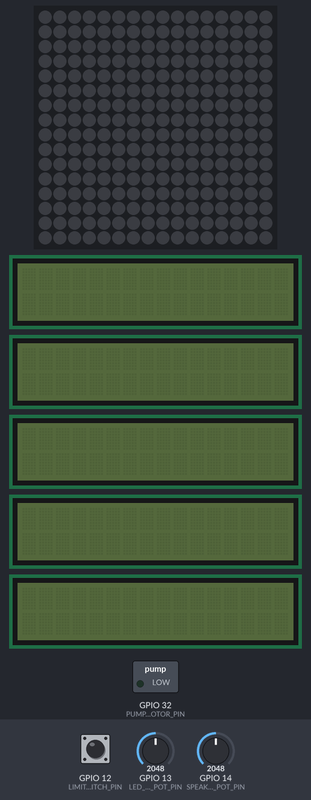
The sketch below on a simulated ESP32. Parts: 16×16 RGB LED matrix (first LED top left, wired row by row), 5 × 16×2 character LCD, switched loads named in the sketch (green lamp = pin HIGH). The test bench sets the inputs (shaded band); at power-on: GPIO 12 (LIMIT_SWITCH_PIN) HIGH, GPIO 13 (LED_MATRIX_POT_PIN) = 2048, GPIO 14 (SPEAKER_POT_PIN) = 2048. Dim RGB values are drawn brighter than linear; what the sketch prints to the serial monitor is not drawn.

Above: at 1.2 s.
1.3 s: GPIO 12 (LIMIT_SWITCH_PIN) pulled LOW for 0.15 s
At 2.1 s:
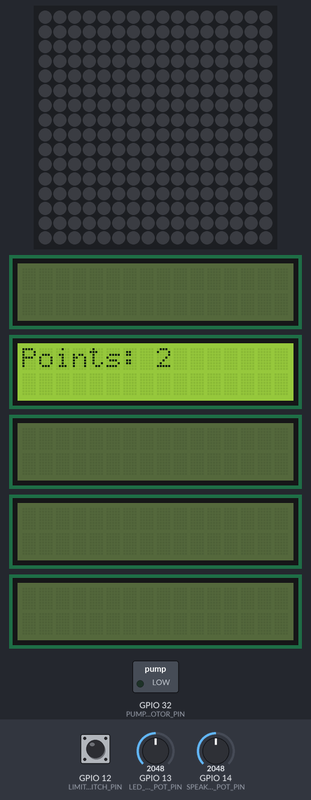
4.4 s: GPIO 12 (LIMIT_SWITCH_PIN) pulled LOW for 1 s
At 9.7 s:
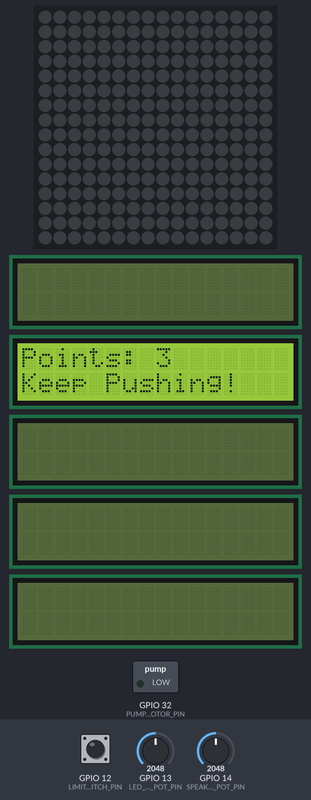
At 20.6 s:
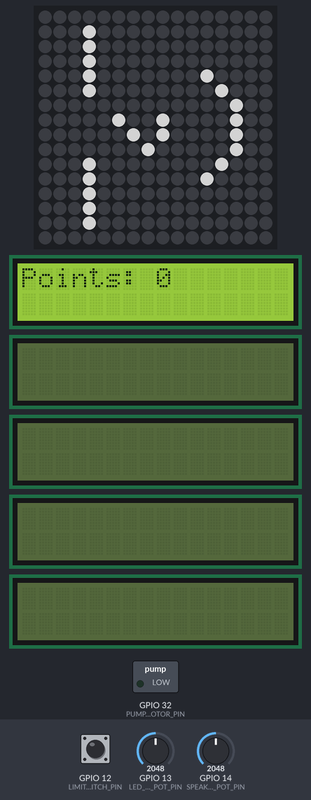
Timing chart, 0 to 21.2 s (numbered marks = the images above; inputs shaded):
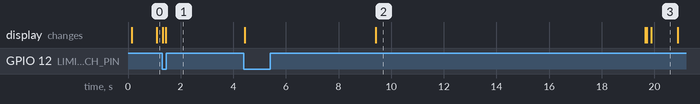

The sketch:

main.ino
```cpp
#include <Arduino.h>
#include "MainMenu.h"

void setup()
{
  // put your setup code here, to run once:
  Serial.begin(9600);
  Serial.println("Serial Monitor Started");
}

void loop()
{
  // put your main code here, to run repeatedly:
  Serial.println("Main Started");

  //Create an instance of the MainMenu class
  MainMenu menu;
  Serial.println("MainMenuCreated");

  //Start the MainMenu
  menu.Start();
}
```

DefaultStage.cpp
```cpp
#include "DefaultStage.h"

DefaultStage::DefaultStage()
:Stage("DefaultStage", 0, 1)
{
    //Everything in this constructor is carried out when an instance of the DefaultStage class is created.
}

void DefaultStage::RunOutputs()
{
    ledFace.draw();
}
```

DefaultStage.h
```cpp
#ifndef DefaultStage_h
#define DefaultStage_h

#include "Stage.h"

//DefaultStage is the type of Stage that contains the initial states of the game
class DefaultStage : public Stage
{
    NeutralLEDFace ledFace;
    public:

    DefaultStage();

    virtual void RunOutputs();
};

#endif
```

Devices.cpp
```cpp
#include "Devices.h"

//Constructor function for a Device
Device::Device(String name_val, int port_num)
:name(name_val), //Assigns the value in name_val to name (line ends with a comma) (change to 0 if RAM conservation is needed)
port(port_num) //Assigns the value in port_num to port (line does not end with a comma because it is the last assignment in the list)
{

}

//Function belonging to the Device class that returns the name of the Device.
String Device::Name()
{
    return name;
}

DigitalSensor::DigitalSensor(String name_val, int port_num)
:Device(name_val, port_num) //Assigns the values for the variables that belong to the Device class that DigitalSensor is derived from
{
    pinMode(port, INPUT_PULLUP); //Initialize the sensor as input pullup.
}

long DigitalSensor::ReadInput()
{
    long input_reading = 0;

    input_reading = digitalRead(port);

    //For debugging:
    //Prints to the Serial Monitor the value of the sensor when the sensor value changes.
    if(input_reading != previous_reading)
    {
        //Serial.print(Name());
        //Serial.print(" Port: ");
        //Serial.print(port);
        //Serial.print(F(" val: "));
        //Serial.println(input_reading);

        previous_reading = input_reading;
    }

    return input_reading;
}

Button::Button(String name_val, int port_num, long initial_state_val)
:DigitalSensor(name_val, port_num)
{
    previous_reading = initial_state_val;
}

bool Button::RequestedButtonStateIsTrue(int state)
{
    //To account for debouncing, wait until after 5 consecutive readings of the requested button state.
    for(int count = 0; count < 5; ++count)
    {
        int reading = ReadInput();

        if(reading != state)
        {
            return false;
        }

        delay(1);
    }
    return true;
}

bool Button::ButtonIsPressed()
{
    return RequestedButtonStateIsTrue(PRESSED);
}

bool Button::ButtonIsReleased()
{
    return RequestedButtonStateIsTrue(RELEASED);
}

bool Button::ButtonWasPressed()
{
    return previous_reading == PRESSED;
}

void Button::WaitForButtonState(int state)
{
    while(!RequestedButtonStateIsTrue(state));
}

void Button::WaitForButtonPressed()
{
    while(!ButtonIsPressed());
}

void Button::WaitForButtonReleased()
{
    while(!ButtonIsReleased());
}

void Button::WaitForButtonClick()
{
    WaitForButtonPressed();
    WaitForButtonReleased();
}

AnalogSensor::AnalogSensor(String name_val, int port_num)
:Device(name_val, port_num)
{
    pinMode(port, INPUT);
}

long AnalogSensor::ReadInput()
{
    long input_reading = analogRead(port);
    long reading_change = input_reading - previous_reading;

    //For debugging:
    //Prints to the Serial Monitor the value of the sensor when the sensor value changes a significant amount
    if(abs(reading_change) > 1000)
    {
        Serial.print(Name());
        Serial.print(F(" Port: "));
        Serial.print(port);
        Serial.print(F(" val: "));
        Serial.println(input_reading);

        previous_reading = input_reading;
    }

    return input_reading;
}

Potentiometer::Potentiometer(String name_val, int port_num, int output_lowest_val, int output_highest_val)
:AnalogSensor(name_val, port_num),
output_lowest_value(output_lowest_val),
output_highest_value(output_highest_val)
{

}

int Potentiometer::ReadPotentiometerAndConvertToOutputValues()
{
    long input_reading = ReadInput();

    //The potentiometer returns values between 0 and 4095 (when used with an ESP32)
    int output_value = map(input_reading, 0, 4095, output_lowest_value, output_highest_value);

    /*Serial.print("Input from ");
    Serial.print(name);
    Serial.print(": ");
    Serial.println(input_reading);

    Serial.print("Output from ");
    Serial.print(name);
    Serial.print(": ");
    Serial.println(output_value);*/

    return output_value;
}

DCMotor::DCMotor(String name_val, int port_num)
:Device(name_val, port_num),
motor_is_running(false)
{
    pinMode(port, OUTPUT);
}

void DCMotor::startMotor()
{
    digitalWrite(port, HIGH);
    timeMotorStarted = timer.getTimeSinceStartOfStageInMilliseconds();
    Serial.print(name);
    Serial.println(": MotorStartedRunning");
    motor_is_running = true;
}

void DCMotor::stopMotorIfEnoughTimeHasPassed(unsigned long millisecondsMotorShouldRun)
{
    unsigned long currentTime = timer.getTimeSinceStartOfStageInMilliseconds();
    if (currentTime - timeMotorStarted > millisecondsMotorShouldRun)
    {
        digitalWrite(port, LOW);
        Serial.print(name);
        Serial.println(": MotorStoppedRunning");
        motor_is_running = false;
    }
}

bool DCMotor::motorIsRunning()
{
    return motor_is_running;
}
```

Devices.h
```cpp
#ifndef Devices_h
#define Devices_h

#include <Arduino.h>
#include "Timer.h"

#define LIMIT_SWITCH_PIN 12
#define LED_MATRIX_INPUT_PIN 5
#define LED_MATRIX_POT_PIN 13
#define SPEAKER_POT_PIN 14
#define mp3TXPort 25
#define mp3RXPort 26
#define PUMP_MOTOR_PIN 32

const int LCDrs = 19, LCDen = 23, LCDd4 = 18, LCDd5 = 17, LCDd6 = 16, LCDd7 = 15; //LCD pins

//Class definition of a Device:
class Device
{
    //Protected means that only this class or classes derived from it can use these.
    protected:
    int port; //Address of the port in the microcontroller
    String name; //Name used for logging/debugging

    //Public means any other class can use these.
    public:
    //Creates a Device with the specified port number and the name given to it.
    //(The name is to be used when writing to the Serial Monitor for debugging.)
    //The variables here must have different names than the ones that belong to the class.
    Device(String name_val, int port_num = 0);

    String Name(); //This function returns the name of the Device for debugging purposes.
};

//A DigitalSensor is derived from the Device class.
//This means that a DigitialSensor is a type of Device.
//A DigitalSensor is a type of Device that can read digital input and can be connected to the microcontroller.
class DigitalSensor : public Device
{
    protected:
    long previous_reading = 0;

    public:
    //Creates a DigitalSensor.
    DigitalSensor(String name_val, int port_num);

    //Reads the input of the DigitalSensor
    long ReadInput();
};

//A Button is a type of DigitalSensor with PRESSED (LOW) and RELEASED (HIGH) states
//(Can be used with buttons, limit switches, etc.)
class Button : public DigitalSensor
{
    protected:
    enum ButtonStateEnum
    {
        PRESSED = 0,
        RELEASED = 1
    };

    public:
    Button(String name_val, int port_num, long initial_state_val = RELEASED);
    //initial_state_val will normally not be specified (default parameter),
    //but should fill with PRESSED if the initial state is PRESSED

    bool RequestedButtonStateIsTrue(int state); //Used to account for debouncing.
    bool ButtonIsPressed();
    bool ButtonIsReleased();

    //Use to check whether the button was previously pressed when
    //whether the button changed state from pressed to released/released to pressed must be determined.
    bool ButtonWasPressed();

    void WaitForButtonState(int state); //Used to account for debouncing.
    void WaitForButtonPressed();
    void WaitForButtonReleased();
    void WaitForButtonClick(); //A "Click" is both a press and a release.
};

class AnalogSensor : public Device
{
    protected:
    int port_location;
    long previous_reading = 0;

    public:
    AnalogSensor(String name_val, int port_num);

    long ReadInput();
};

class Potentiometer : public AnalogSensor
{
    int output_lowest_value, output_highest_value;

    public:
    Potentiometer(String name_val, int port_num, int output_lowest_val, int output_highest_val);
    int ReadPotentiometerAndConvertToOutputValues();
};

class DCMotor : public Device
{
    Timer timer;
    unsigned long timeMotorStarted;
    bool motor_is_running;

    public:

    DCMotor(String name_val, int port_num);

    void startMotor();
    void stopMotorIfEnoughTimeHasPassed(unsigned long millisecondsMotorShouldRun);
    bool motorIsRunning();
};

#endif
```

FirstStage.cpp
```cpp
#include "FirstStage.h"

FirstStage::FirstStage()
:Stage("FirstStage", 1, 10)
{
    //Everything in this constructor is carried out when an instance of the DefaultStage class is created.
}

void FirstStage::RunOutputs()
{
    //Serial.println("StageOneOutputs");
}
```

FirstStage.h
```cpp
#ifndef FirstStage_h
#define FirstStage_h

#include "Stage.h"

class FirstStage : public Stage
{
    HappyLEDFace ledFace;
    public:

    FirstStage();

    virtual void RunOutputs();
};

#endif
```

FourthStage.cpp
```cpp
#include "FourthStage.h"

FourthStage::FourthStage(bool should_start)
:Stage("FourthStage", 20, INT_MAX, should_start),
pumpMotor("PumpMotor", PUMP_MOTOR_PIN),
pointsWhenMotorLastRan(20)
{
    //Everything in this constructor is carried out when an instance of the DefaultStage class is created.
}

void FourthStage::RunOutputs()
{
    ledFace.draw();

    if ((points - pointsWhenMotorLastRan == 5) && !pumpMotor.motorIsRunning())
    {
        pumpMotor.startMotor();
        pointsWhenMotorLastRan = points;
    }

    if (pumpMotor.motorIsRunning())
    {
        pumpMotor.stopMotorIfEnoughTimeHasPassed(500);
        if (!pumpMotor.motorIsRunning())
        {
            initialize(); //resets devices as needed because of complications (probably power use) from using the motor
        }
    }
}
```

FourthStage.h
```cpp
#ifndef FourthStage_h
#define FourthStage_h

#include "Stage.h"

class FourthStage : public Stage
{
    CryingLEDFace ledFace;
    DCMotor pumpMotor;
    int pointsWhenMotorLastRan;
    public:

    FourthStage(bool should_start);

    virtual void RunOutputs();
};

#endif
```

LEDFace.h
```cpp
#ifndef LEDFace_h
#define LEDFace_h

#include <Arduino.h>
#include "LEDMatrix.h"
#include <vector>
#include "Timer.h"

class LEDFaceObject
{
    protected:
    int xCoordinate, yCoordinate; //coordinate of the bottom left corner of the object
    //a vector of vectors is used because the size of a vector can be changed (unlike an array)
    std::vector<std::vector<CRGB::HTMLColorCode>> pixels; //inner vector is x, outer vector is y

    public:

    LEDFaceObject(int x_val, int y_val);

    void draw() const;
    //const for a method tells the client that you will not change any data members of the class
};

class LEDFaceMovingObject : public LEDFaceObject
{
    int xCoordinateFinal, yCoordinateFinal, xCoordinateInitial, yCoordinateInitial;
    unsigned long millisecondsForMovement, timeSpawned;
    float pixelsPerMillisecondX, pixelsPerMillisecondY;
    Timer timer;
    public:
    LEDFaceMovingObject(int x_val, int y_val, int x_val_final, int y_val_final, unsigned long milliseconds_for_movement);
    void move();
};

class Nose : public LEDFaceObject
{
    public:
    Nose();
};

class EyesOpenWithNose : public LEDFaceObject
{
    public:
    EyesOpenWithNose();
};

class EyesClosedWithNose : public LEDFaceObject
{
    public:
    EyesClosedWithNose();
};

class NeutralMouth : public LEDFaceObject
{
    public:
    NeutralMouth();
};

class HappyMouth : public LEDFaceObject
{
    public:
    HappyMouth();
};

class SadMouth : public LEDFaceObject
{
    public:
    SadMouth();
};

class CryingMouth : public LEDFaceObject
{
    public:
    CryingMouth();
};

class Tear : public LEDFaceMovingObject
{
    public:
    Tear();
};

class TearTwo : public LEDFaceMovingObject
{
    public:
    TearTwo();
};

class LEDFace
{
    protected:
    Timer timer;

    public:

    LEDFace();
    virtual void draw() = 0;
};

class NonCryingLEDFace : public LEDFace
{
    protected:
    EyesOpenWithNose openEye;
    EyesClosedWithNose closedEye;
    unsigned long timeLastClosedEyes;
    void drawEyes();

    public:
    NonCryingLEDFace();
    virtual void draw() = 0;
};

class NeutralLEDFace : public NonCryingLEDFace
{
    NeutralMouth mouth;
    public:
    NeutralLEDFace();
    virtual void draw();
};

class HappyLEDFace : public NonCryingLEDFace
{
    HappyMouth mouth;
    public:
    HappyLEDFace();
    virtual void draw();
};

class SadLEDFace : public NonCryingLEDFace
{
    SadMouth mouth;
    public:
    SadLEDFace();
    virtual void draw();
};

class CryingLEDFace : public LEDFace
{
    protected:
    EyesClosedWithNose eyes;
    CryingMouth mouth;
    Tear tear;
    TearTwo otherTear;

    public:
    CryingLEDFace();
    virtual void draw();
};

#endif
```

LEDMatrix.cpp
```cpp
#include "LEDMatrix.h"

LEDMatrix* LEDMatrix::gInstance = nullptr;

LEDMatrix::LEDMatrix()
:Device("LEDMatrix", LED_MATRIX_INPUT_PIN),
potentiometer("LEDMatrixPotentiometer", LED_MATRIX_POT_PIN, 0, 255)
{
    for (int i = 0; i < NUM_LEDS; ++i)
    {
        leds[i] = CRGB::Black;
    }
    FastLED.addLeds<WS2811, LED_MATRIX_INPUT_PIN, GRB>(leds, NUM_LEDS).setCorrection(TypicalLEDStrip);
    setBrightnessBasedOnPotVal();
}

LEDMatrix& LEDMatrix::instance()
{
    if (gInstance == nullptr)
    {
        gInstance = new LEDMatrix();
    }

    return *gInstance;
}

int LEDMatrix::convertToLEDIndex(int x, int y)
{
    int index;
    if (x % 2 == 0) //checks if x is even
    {
        index = NUM_LEDS_HEIGHT * (x + 1) - y - 1;
    }
    else
    {
        index = NUM_LEDS_HEIGHT * x + y;
    }
    return index;
}

void LEDMatrix::setPixelColor(int x, int y, CRGB::HTMLColorCode color)
{
    if ((x >= 0 && x < NUM_LEDS_WIDTH) && (y >= 0 && y < NUM_LEDS_HEIGHT))
    {
        leds[convertToLEDIndex(x, y)] = color;
    }
    /*Serial.print("x: ");
    Serial.print(x);
    Serial.print(", y: ");
    Serial.print(y);
    Serial.print(", color: ");
    Serial.println(color);
    Serial.print("LEDIndex: ");
    Serial.println(convertToLEDIndex(x, y));*/
}

void LEDMatrix::setBrightnessBasedOnPotVal()
{
    FastLED.setBrightness(potentiometer.ReadPotentiometerAndConvertToOutputValues());
}

void LEDMatrix::show()
{
    //Serial.println("LEDMatrix show() called");
    setBrightnessBasedOnPotVal();
    FastLED.show();
    //Serial.println("LEDMatrix show() finished");
}
```

LEDMatrix.h
```cpp
#ifndef LEDMatrix_h
#define LEDMatrix_h

#include <Arduino.h>
#include "Devices.h"
#include <FastLED.h>

#define NUM_LEDS_WIDTH 16
#define NUM_LEDS_HEIGHT 16
#define NUM_LEDS NUM_LEDS_WIDTH * NUM_LEDS_HEIGHT

//LEDMatrix fills the FastLED CRBG led array based on given 2D coordinate information
//The LEDMatrix is a Singleton class, which ensures there is only one object of this class
class LEDMatrix : public Device
{
    private:
    int inputPort;
    CRGB leds[NUM_LEDS];
    Potentiometer potentiometer;

    static LEDMatrix* gInstance;

    int convertToLEDIndex(int x, int y);

    LEDMatrix();

    public:

    static LEDMatrix& instance();

    void setBrightnessBasedOnPotVal();
    void setPixelColor(int x, int y, CRGB::HTMLColorCode color); //(0, 0) is in the bottom left corner
    void show();
};


#endif
```

MP3.cpp
```cpp
#include "mp3.h"

MP3* MP3::gInstance = nullptr;

MP3::MP3()
:Device("MP3"),
mySerial(1),
potentiometer("MP3Potentiometer", SPEAKER_POT_PIN, 0, 30),
currentTrackPlaying(NO_TRACK)
{
    mySerial.begin(9600, SERIAL_8N1, mp3RXPort, mp3TXPort); //BaudRate, SerialMode, RX_pin, TX_pin
}

MP3& MP3::instance()
{
    if (gInstance == nullptr)
    {
        gInstance = new MP3();
    }

    return *gInstance;
}

void MP3::Play(int audio_file_number)
{
    ExecuteCMD(0x03, highByte(audio_file_number), lowByte(audio_file_number));
    //Specifies the track number
    //highByte grabs the top 8 bits and lowByte grabs the bottom 8 bits

    ExecuteCMD(0x0D,0,1); //Plays the currently selected track

    currentTrackPlaying = audio_file_number;
    timeCurrentTrackStartedPlaying = timer.getTimeSinceStartOfStageInMilliseconds();
}

void MP3::PlayBackgroundMusicIfIdle()
{
    unsigned long timeTrackHasBeenPlaying = timer.getTimeSinceStartOfStageInMilliseconds() - timeCurrentTrackStartedPlaying;
    if (currentTrackPlaying == SPOKEN_TRACK_NUM)
    {
        if (timeTrackHasBeenPlaying >= MILLISECONDS_IN_SPOKEN_TRACK)
        {
            Play(BACKGROUND_TRACK_NUM);
        }
    }
    else if (currentTrackPlaying == BACKGROUND_TRACK_NUM)
    {
        if (timeTrackHasBeenPlaying >= MILLISECONDS_IN_BACKGROUND_TRACK)
        {
            Play(BACKGROUND_TRACK_NUM);
        }
    }
    else if (currentTrackPlaying == NO_TRACK)
    {
        Play(BACKGROUND_TRACK_NUM);
    }
}

void MP3::SetVolume(int volume)
{
    ExecuteCMD(0x06, 0, volume); // Set the volume (0x00~0x30)
}

void MP3::AdjustVolumeAsRequested()
{
    int new_volume = potentiometer.ReadPotentiometerAndConvertToOutputValues();
    if(new_volume != current_volume)
    {
        if (abs(new_volume - current_volume) >= 4)
        {
            Serial.print("VolumeChangeTo: ");
            Serial.println(new_volume);
        }
        SetVolume(new_volume);
        current_volume = new_volume;
    }
}

void MP3::ExecuteCMD(byte CMD, byte Par1, byte Par2)
// Execute the command and parameters
{
    // Calculate the checksum (2 bytes)
    word checksum = -(Version_Byte + Command_Length + CMD + Acknowledge + Par1 + Par2);
    // Build the command line
    byte Command_line[10] = { Start_Byte, Version_Byte, Command_Length, CMD, Acknowledge,
    Par1, Par2, highByte(checksum), lowByte(checksum), End_Byte};
    //Send the command line to the module
    for (byte k=0; k<10; k++)
    {
        mySerial.write( Command_line[k]);
    }
}
```

Source omitted: LEDFace.cpp (12233 bytes), MP3.h (1253 bytes), MainMenu.cpp (1089 bytes), MainMenu.h (416 bytes), SecondStage.cpp (281 bytes), SecondStage.h (219 bytes), Stage.cpp (3521 bytes), Stage.h (1772 bytes), ThirdStage.cpp (276 bytes), ThirdStage.h (211 bytes), Timer.cpp (382 bytes), Timer.h (367 bytes)

Measured:
- what the display in image 2 shows lasts 10.2 s, from 9.4 s to 19.6 s
- what the display in image 3 shows lasts 1.0 s, from 19.9 s to 20.9 s
